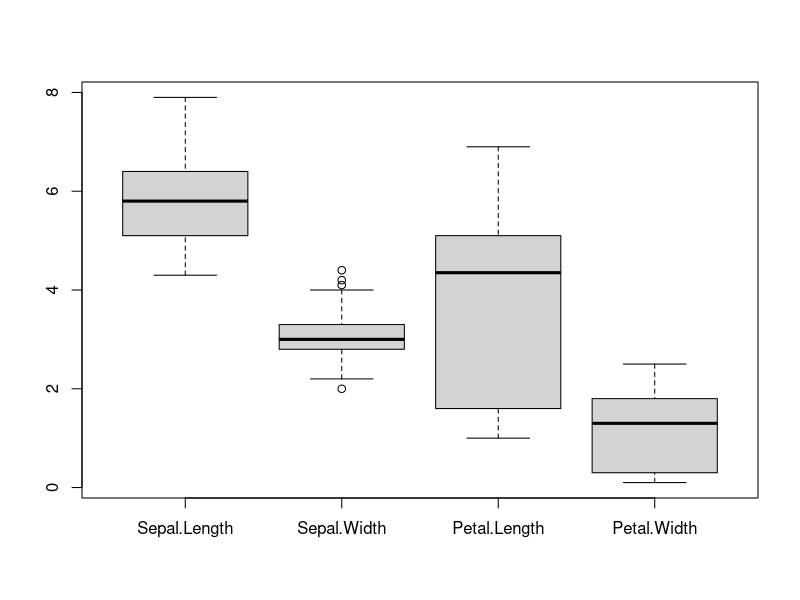
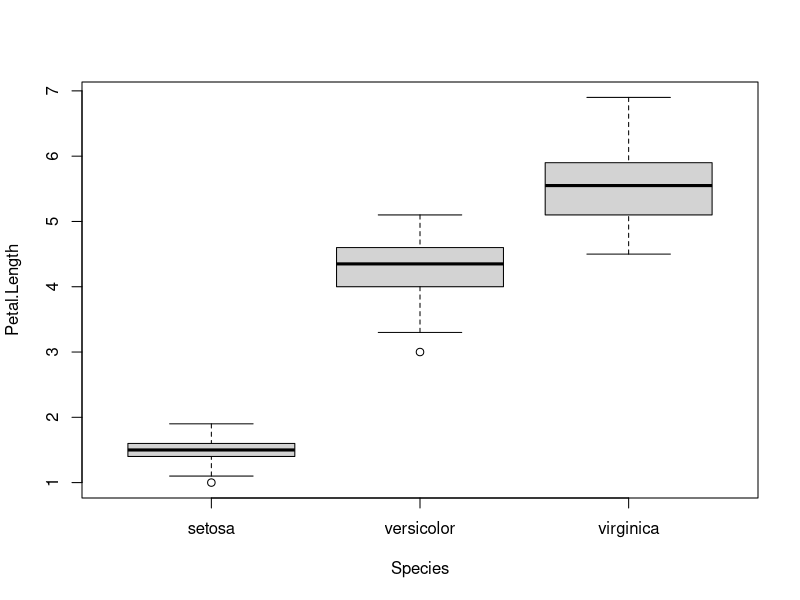
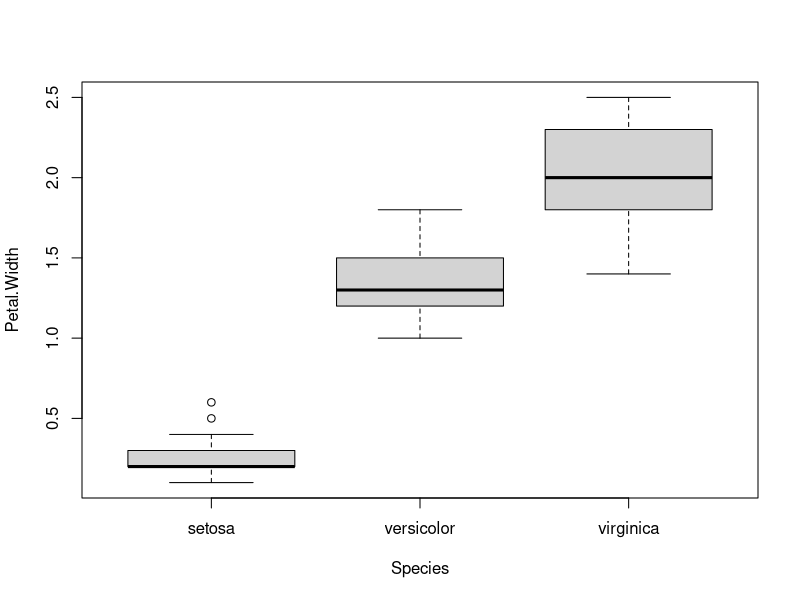
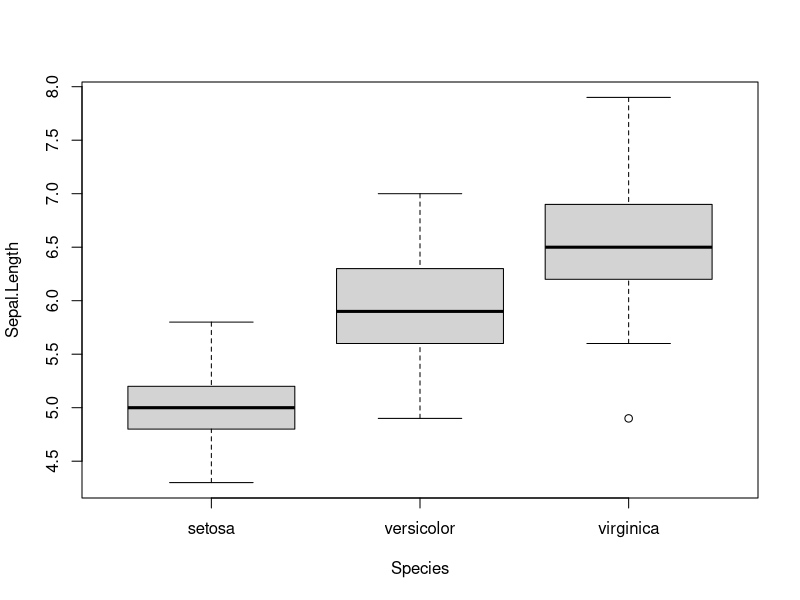
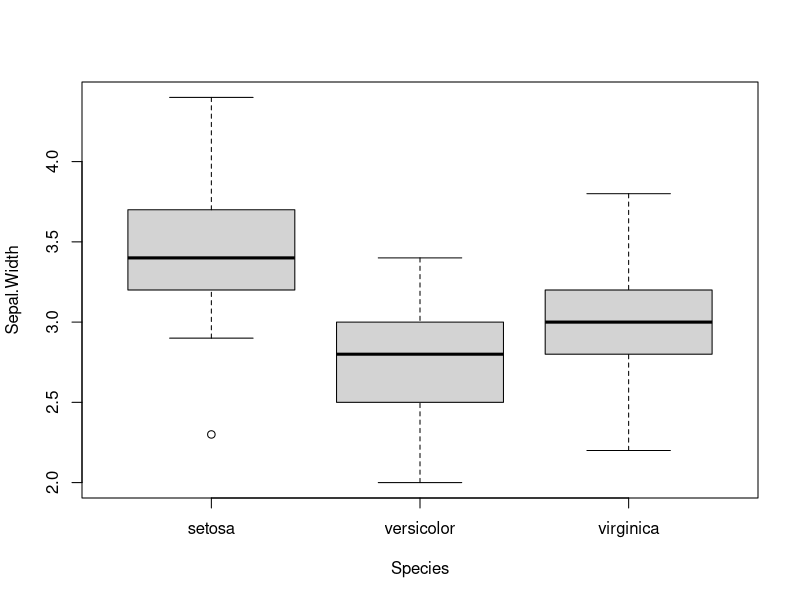
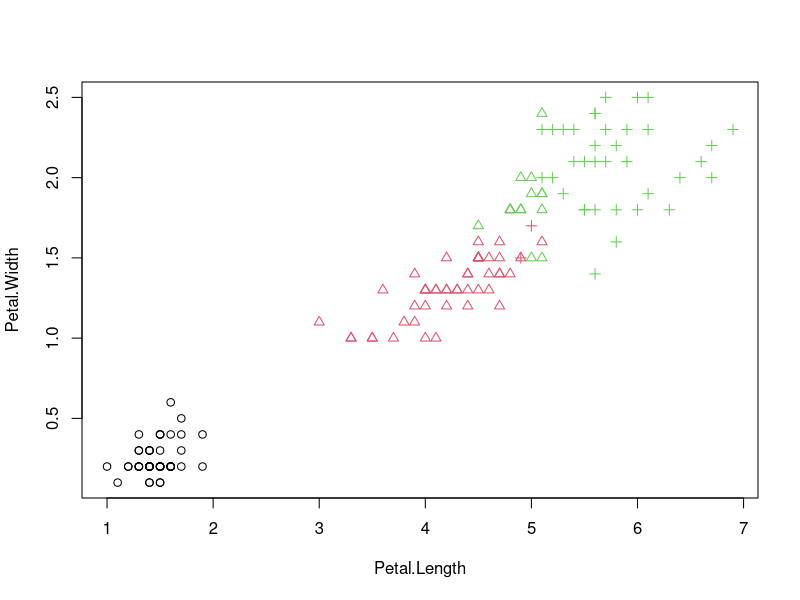
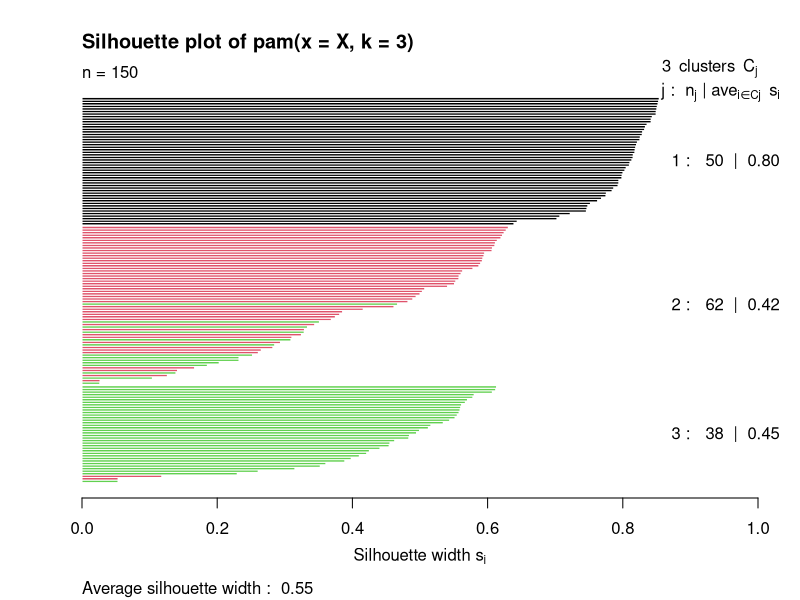
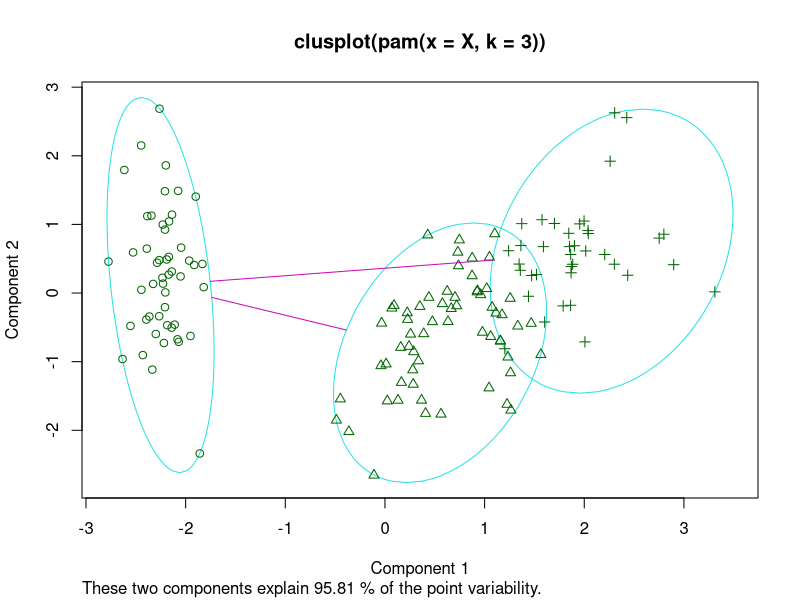

These figures' R source, in order:
#### Oefenzitting 5 - Cluster analyse
#install.packages("cluster")
library(cluster)
attach(iris)

##---------------
##DATASET IRIS
##---------------

summary(iris)
X = iris[,1:4]

##********
##1.
##********
boxplot(X)
# zelfde eenheden en grosso modo zelfde grootte-orde, herschalen niet nodig
boxplot(Petal.Length~Species)
boxplot(Petal.Width~Species)
boxplot(Sepal.Length~Species)
boxplot(Sepal.Width~Species)
# Setosa zou moeten te onderscheiden zijn, de andere soorten overlappen

##********
##2.
##********
#a) zonder schalen
start = apply(X,2,quantile)[2:4,]
X.km = kmeans(X,3,centers=start)
X.km
attributes(X.km)
table(X.km$cluster,iris$Species)
plot(Petal.Length,Petal.Width,col=as.numeric(Species),pch=X.km$cluster)
#De groep setosa wordt volledig correct geidentificeerd, 16 van 100 andere bloemen 
#worden verkeerd ingedeeld (wat behoorlijk is, zonder voorkennis over de soorten!)

#b) met schalen
start.scale = apply(scale(X),2,quantile)[2:4,]
X.km.scale = kmeans(scale(X),3,centers=start.scale)
table(X.km.scale$cluster,iris$Species)
#Schalen doet de classificatie geen goed, integendeel, 25 bloemen worden nu verkeerd 
#ingedeeld

#vergelijk geschaalde en niet-geschaalde dataclustering
table(X.km.scale$cluster,X.km$cluster)

##********
##3.
##********
table(kmeans(scale(X),3)$cluster,iris$Species)
table(kmeans(scale(X),3)$cluster,X.km.scale$cluster)
table(kmeans(X,3)$cluster,X.km$cluster)
# Random startwaarden: de nummering van de groepen is niet steeds gelijk, maar de 
#classificiatie is meestal wel equivalent. Heel af en toe wijkt ze helemaal af. Dat 
#de meeste begincondities naar dezelfde oplossing convergeren, versterkt de idee dat
#dit de optimale oplossing is. 
#Dat deze oplossing in het algemeen overeenkomt met re?le groepen (zoals hier met 
#Species) is op geen enkele manier gegarandeerd. In het algemeen is het ook helemaal
# niet a priori duidelijk hoeveel groepen er zijn.

##********
##4.
##********
X.pam = pam(X,3)
attributes(X.pam)
table(X.pam$clustering,X.km$cluster)
# identieke indeling (is niet algemeen zo)
table(X.pam$clustering,iris$Species)

X.silhouette = silhouette(X.pam); X.silhouette[1:5,]
summary(X.silhouette)
order.silhouette = as.numeric(row.names(X.silhouette)) # beetje technisch, zo kan je werkelijke groepen tonen op silhouette-plot
plot(X.silhouette,col=iris$Species[order.silhouette])
# De zestien verkeerd geclassificeerde bloemen hebben inderdaad relatief kleine 
#silhouette-breedte.

table(X.silhouette[,1],iris$Species[order.silhouette])
X.silhouette[X.silhouette[,1]==2&iris$Species[order.silhouette]=="virginica",2]
X.silhouette[X.silhouette[,1]==3&iris$Species[order.silhouette]=="versicolor",2]
# bovenste rij indices (in de oorspronkelijke volgorde!) en alternatieve groep van fout ingedeelde 
#bloemen
# De verkeerd ingedeelde bloemen liggen inderdaad dicht bij de correcte groep
which(X.silhouette[,1]==2&iris$Species[order.silhouette]=="virginica")
#indices in de oorspronkelijke volgorde (als kolomnaam - uit oorspronkelijke data) en indices volgens 
#aflopende silhouetten (indices uit X.silhouette)

##********
##5.
##********
summary(X.silhouette)
attributes(summary(X.silhouette))
summary(X.silhouette)$avg.width

# De gemiddelde silhouette-breedte is 0.55 wat wijst op een redelijke indeling.
K = 2:20; S = NULL
for (k in K) {
  S = c(S,summary(silhouette(pam(X,k)))$avg.width)
}
rbind(K,S)
# De gemiddelde silhouette-breedte is maximaal voor 2 groepen, de gebruikte 
#clustering-methode suggereert dus een opdeling in maar twee groepen: 
#setosa vs de rest. Zonder voorkennis ziet clustering dus geen verschil
#tussen de twee meest gelijkende variëteiten

##********
##6.
##********
clusplot(X.pam)
# Cluster plot start van principaalcomponenten en toont inderdaad 1 duidelijk 
# afgelijnde groep, terwijl de twee andere overlappen waardoor een aantal bloemen moeilijk 
# kunnen ingedeeld worden

##********
##7.
##********
X.fa = fanny(X,3)
attributes(X.fa)
head(X.fa$membership)
table(X.fa$clustering,X.km$cluster)
# vergelijkbare maar niet identieke indeling. Let op de andere volgorde van codering!
table(X.fa$clustering,iris$Species)
# Slechts 13 verkeerd ingedeelde bloemen.
fout = X.fa$clustering==2&Species=="versicolor"|X.fa$clustering==3&Species=="virginica"
which(fout)
X.fa$membership[fout,]
tapply(abs(X.fa$membership[,3]-X.fa$membership[,2]),fout,summary)
# Fout ingedeelde bloemen hebben kleine verschillen in gewicht tussen cluster 2 en 3 
#(maximaal 0.26). 
#Er zijn echter ook goed ingedeelde bloemen met zo een laag verschil.
X.silhouette = silhouette(X.fa)
order.silhouette = as.numeric(row.names(X.silhouette))
plot(X.silhouette,col=iris$Species[order.silhouette])
# Er is een zekere structuur, maar absoluut niet "crisp"
sum(X.fa$membership**2)/nrow(X.fa$membership)

##---------------
##HIERARCHISCHE INDELING
##---------------

##********
##1.
##********

X.an = agnes(X)
X.an
attributes(X.an)
bannerplot(X.an)
pltree(X.an) # duidelijke suggestie voor 2 groepen
cutree(X.an,k=2)
table(Species,cutree(X.an,k=2))
cutree(X.an,k=c(2,3)) # meerdere indelingen vergelijken
table(Species,cutree(X.an,k=3))

X.da = diana(X)
attributes(X.da)
bannerplot(X.da)
pltree(X.da) # suggereert eerder 3 groepen
cutree(X.da,3)
table(Species,cutree(X.da,k=3))

detach(iris)

##********
##2.
##********
D = cbind( a=c(0,2,6,8,9), b=c(2,0,3,7,6), c=c(6,3,0,5,5), d=c(8,7,5,0,4), e=c(9,6,5,4,0) )
D.av = agnes(D, diss= TRUE, method='average')
bannerplot(D.av)
pltree(D.av)

D.sl = agnes(D, diss= TRUE, method='single')
bannerplot(D.sl)
pltree(D.sl)

D.cl = agnes(D, diss= TRUE, method='complete')
bannerplot(D.cl)
pltree(D.cl)


##********
##3.
##********

library(MASS)
attach(crabs)
pairs(crabs)
# zeer sterk gecorreleerde afmetingen, geen overduidelijke samenhang met soort en geslacht

X = crabs[,4:8]

type = as.factor(paste(sex,sp,sep="+"));type

### Hierarchische modellen om structuur van data te verkennen
## Agglomerate nesting
X.agnes = agnes(X)
bannerplot(X.agnes)
pltree(X.agnes)
# bannerplot suggereert indeling in 2 of 3 clusters

# Indeling in twee clusters:
table(cutree(X.agnes,2),type)
plot(RW,FL,col=type,pch=cutree(X.agnes,2))
# Beide cluster bevatten zowel F als M, zowel B als O,
# Indeling slaat op globale grootte van het beest

# Indeling in drie clusters:
table(cutree(X.agnes,3),type)
plot(RW,FL,col=type,pch=cutree(X.agnes,3))
# Indeling opnieuw louter op afmetingen van het beest (S, M, L)
# geen direcht verband met de groepen

## Divisive analysis
X.da=diana(X)
bannerplot(X.da)
pltree(X.da)
# bannerplot suggereert indeling in 2 clusters (ev. 4 clusters)

table(cutree(X.da,4),type)
plot(RW,FL,col=type,pch=cutree(X.da,4))
# more of the same: S, M, L, XL

# Hierarchische methodes leveren geen clustering op die overeenkomt met de 4 groepen

### Partitionerende modellen
K = 2:10; S = NULL
for (k in K) {
  S = c(S,summary(silhouette(pam(X,k)))$avg.width)
}
rbind(K,S)
table(kmeans(X,2)$cluster,type)
table(pam(X,2)$cluster,type)
table(fanny(X,2)$cluster,type)
plot(RW,FL,pch=as.numeric(type),col=fanny(X,2)$cluster)
# Geen enkele indeling correspondeert met sex X sp,
# louter opdeling van "grootte" 

# Schalen is niet nodig: veranderlijken hebben zelfde dimensie en grootte-orde
# Geschaalde crabs-data zal hier gelijkaardige resultaten opleveren (dit is niet algemeen zo!).
# Met principaalcomponenten zijn wel dingen te zien, maar daarvoor nog even geduld oefenen!

detach(crabs)

##********
##4.
##********

library(car)
attach(Prestige)
head(Prestige)

# Data verkennen:
pairs(Prestige[1:4])
# hoge lonen, lange opleiding hoge prestige horen samen
# %vrouwen redelijk gespreid over drie andere
boxplot(Prestige$income~Prestige$type)
boxplot(Prestige$education~Prestige$type)
boxplot(Prestige$prestige~Prestige$type)
boxplot(Prestige$women~Prestige$type)
# prof > wc > bc voor loon/opleiding/prestige
# enkel bij bedienden beroepen met uitgesproken vrouwelijke vertegenwoordiging

# Verschillende eenheden (jaar, dollar, procent), schalen absoluut noodzakelijk
X = scale(Prestige[,1:4])

# Clustering
X.agnes = agnes(X)
bannerplot(X.agnes)
pltree(agnes(scale(Prestige[,1:4])))
K = 2:10; S = NULL
for (k in K) {
  S = c(S,summary(silhouette(pam(X,k)))$avg.width)
}
rbind(K,S)
# Zwakke structuur: het dendrogram toont geen echte gap in height, de SC is kleiner dan 
# 0.4 - bereikt bij drie groepen.
X.pam = pam(X,3)

table(Prestige$type,X.pam$clustering)
# groepen volgen min of meer de types job, maar niet erg strikt,
# 1 Prof
# 2 wc
# 3 bc
boxplot(Prestige$income~X.pam$clustering)
boxplot(Prestige$education~X.pam$clustering)
boxplot(Prestige$prestige~X.pam$clustering)
boxplot(Prestige$women~X.pam$clustering)
# mogelijk weegt % vrouwen ook een rol
# alle fout geclusterde prof-beroepen zijn eerder vrouwelijk
# 1 prof + %women laag
# 2 %women hoog
# 3 non-prof + %women laag

detach(Prestige)